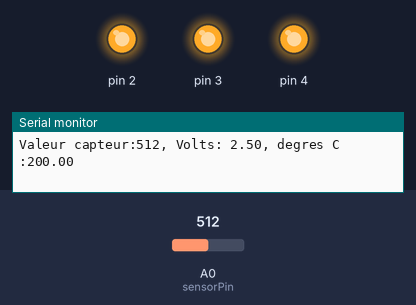
Simulated run of this sketch. Board: Arduino Uno, built with avr-gcc and run on an emulated ATmega328P. Parts: output pins drawn as LEDs (lit = HIGH), the last lines printed to the serial monitor. The inputs (shaded band) are chosen by the test bench; at power-on: A0 (sensorPin) = 512.

Above: at 1.2 s.
1.3 s: A0 (sensorPin) set to 170
4.3 s: A0 (sensorPin) set to 155
At 5.2 s:
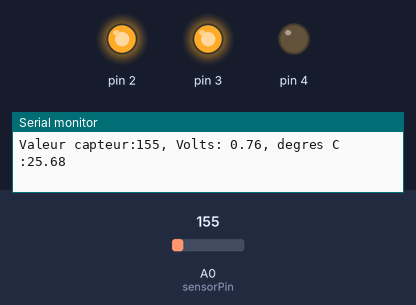
5.8 s: A0 (sensorPin) set to 122
At 6.6 s:
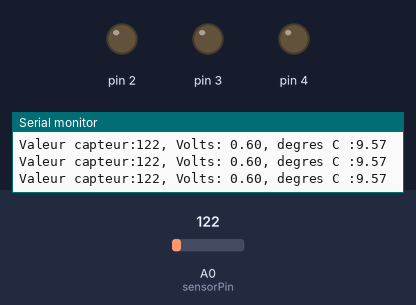
7.3 s: A0 (sensorPin) set to 1023
At 8.2 s:
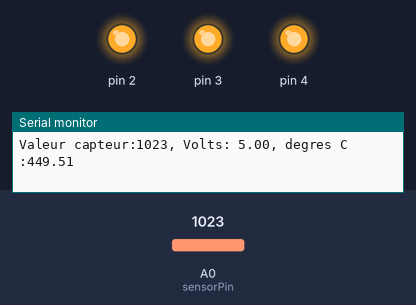
8.8 s: A0 (sensorPin) set to 0
At 9.8 s:
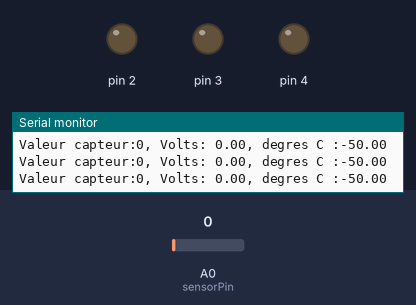
Timing chart, 0 to 11.3 s (numbered marks = the images above; inputs shaded):
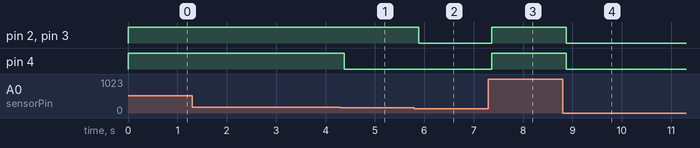

The sketch:

projet3.ino
```cpp
const int sensorPin = A0;
const float baselineTemp = 20.0;


void setup() {
  // put your setup code here, to run once:
  Serial.begin(9600);

  for (int pinNumber = 2; pinNumber < 5; pinNumber++) {
    pinMode(pinNumber, OUTPUT);
    digitalWrite(pinNumber, LOW);
  }
}

void loop() {
  // put your main code here, to run repeatedly:
  int sensorVal = analogRead(sensorPin);

  Serial.print("Valeur capteur:");
  Serial.print(sensorVal);

  float voltage = (sensorVal/1024.0) * 5.0;

  Serial.print(", Volts: ");
  Serial.print(voltage);
  Serial.print(", degres C :");

  float temperature = (voltage - .5) * 100;
  Serial.println(temperature);


  int val1 = LOW;
  int val2 = LOW;
  int val3 = LOW;

  if (temperature < baselineTemp) {
    val1 = LOW;
  } else if (temperature >= baselineTemp+2 && temperature < baselineTemp+4) {
    val1 = HIGH;
  } else if (temperature >= baselineTemp+4 && temperature < baselineTemp+6) {
    val1 = HIGH;
    val2 = HIGH;
  } else if (temperature >= baselineTemp+6) {
    val1 = HIGH;
    val2 = HIGH;
    val3 = HIGH;
  }

   digitalWrite(2, val1);
   digitalWrite(3, val2);
   digitalWrite(4, val3);

   delay(1);

}
```

Measured:
- the behaviour switches between 156 and 155 on A0 (sensorPin) (found by bisection; images 0 and 1)
- after the input at 4.3 s, pin 4: HIGH → LOW after 0.08 s
- after the input at 5.8 s, pin 2, pin 3: HIGH → LOW after 0.09 s
- after the input at 7.3 s, pin 2–4: LOW → HIGH after 0.07 s
- after the input at 8.8 s, pin 2–4: HIGH → LOW after 0.08 s
